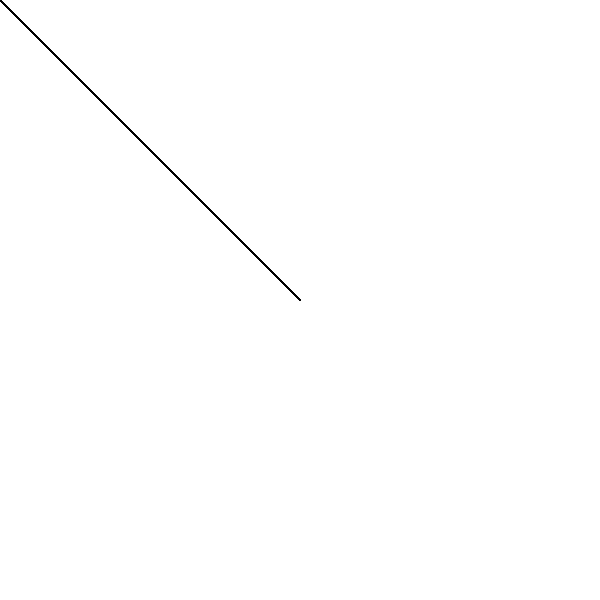
Frame 1 (no input)
Frame 60 (the mouse pressed at the canvas centre just before this capture): identical to frame 1, image omitted
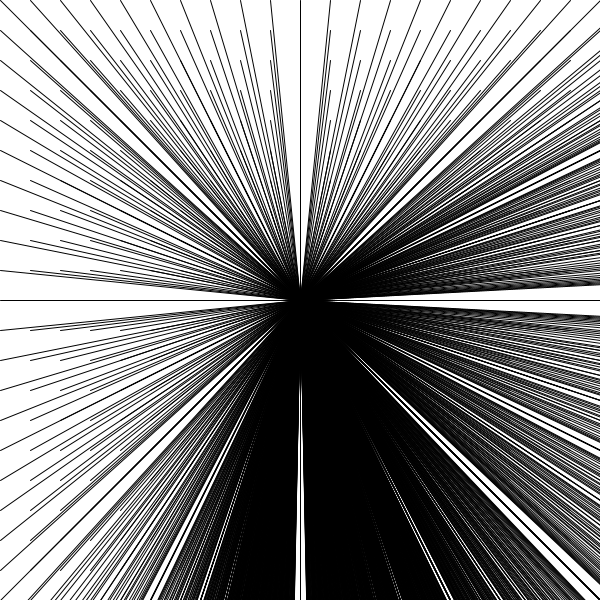
Frame 120 (the mouse held since frame 60 and released just before this capture)

The Processing sketch that drew these frames (run headless with seeded random() and noise(); from frame 60 on, the mouse is pressed at the canvas centre):

// Processing sketch: processing_136564
// ── processing_136564.pde

//PUNTO Y COMA


void setup() {
  size(600, 600);
  colorMode (HSB);
}

//inicio ; fin; variación  

void draw() {
  background(255);
  noCursor();
  for (int a = 0; a < 30; a++ ) {
    for (int b = 0; b < 60; b++ ) { 
      fill(mouseX*0.5, a*5, b*5);
      //ellipse(a*10, b*10, 10, 10);
      line(a*(mouseX*0.1), b*(mouseY*0.1), width/2, height/2);
    }
  }
}
